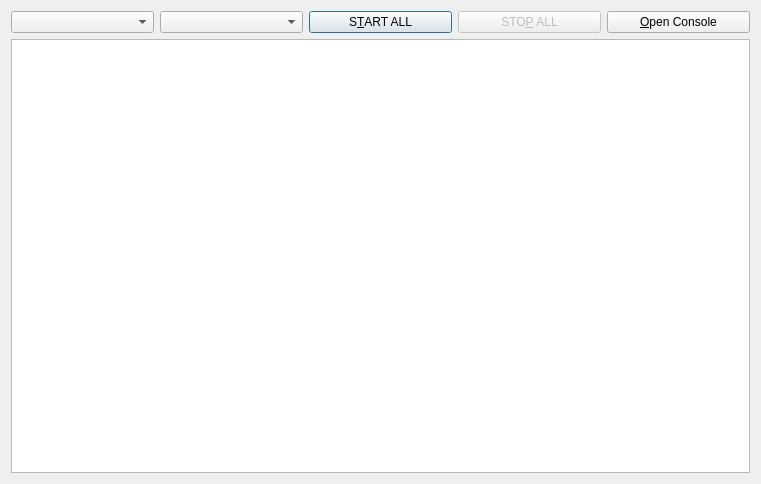
<?xml version="1.0" encoding="UTF-8"?>
<ui version="4.0">
 <class>_widget_top</class>
 <widget class="QDialog" name="_widget_top">
  <property name="geometry">
   <rect>
    <x>0</x>
    <y>0</y>
    <width>761</width>
    <height>484</height>
   </rect>
  </property>
  <property name="minimumSize">
   <size>
    <width>300</width>
    <height>30</height>
   </size>
  </property>
  <property name="windowTitle">
   <string>ROS Launch GUI</string>
  </property>
  <layout class="QVBoxLayout" name="_vlayout">
   <item>
    <layout class="QHBoxLayout" name="horizontalLayout">
     <item>
      <widget class="QComboBox" name="_combobox_pkg"/>
     </item>
     <item>
      <widget class="QComboBox" name="_combobox_launchfile_name"/>
     </item>
     <item>
      <widget class="QPushButton" name="_pushbutton_start_all">
       <property name="text">
        <string>S&amp;TART ALL</string>
       </property>
      </widget>
     </item>
     <item>
      <widget class="QPushButton" name="_pushbutton_stop_all">
       <property name="enabled">
        <bool>false</bool>
       </property>
       <property name="text">
        <string>STO&amp;P ALL</string>
       </property>
      </widget>
     </item>
     <item>
      <widget class="QPushButton" name="_pushbutton_show_hide_console">
       <property name="toolTip">
        <string>(Not implemented yet)</string>
       </property>
       <property name="text">
        <string>&amp;Open Console</string>
       </property>
      </widget>
     </item>
    </layout>
   </item>
   <item>
    <widget class="QTreeView" name="_treeview">
     <property name="alternatingRowColors">
      <bool>true</bool>
     </property>
     <property name="animated">
      <bool>true</bool>
     </property>
     <property name="headerHidden">
      <bool>true</bool>
     </property>
    </widget>
   </item>
  </layout>
 </widget>
 <resources/>
 <connections/>
</ui>
